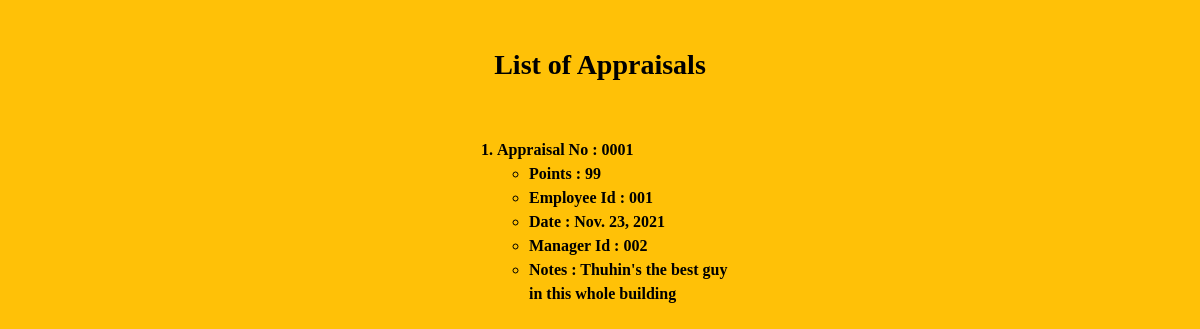
/dispappr, run on an earlier commit of the app's database.
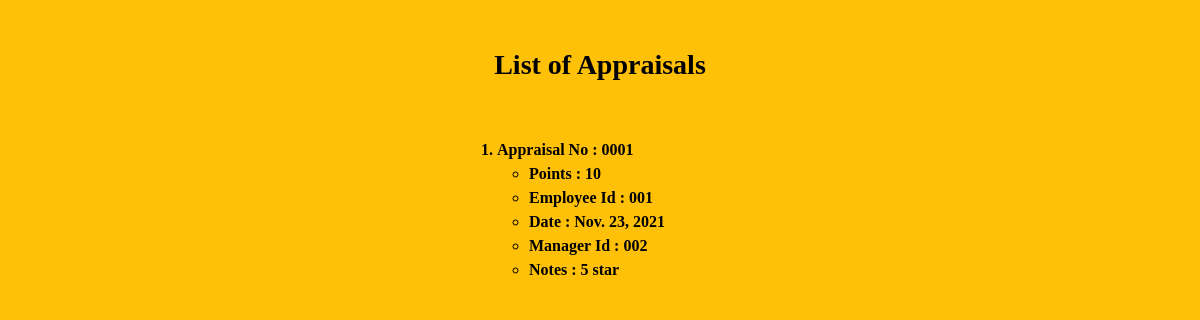
And on a later commit of the database.
### users/models.py (models this page shows, shortened)
class myuser(models.Model):
    Username = models.CharField(max_length=15)
    Name = models.CharField(max_length=25)
    Email = models.EmailField(max_length=100)
    Password = models.CharField(max_length=15)
    Age = models.CharField(max_length=2)
    Designation = models.CharField(max_length=15)
    Role = models.CharField(max_length=15)
    EmployeeNo = models.CharField(max_length=15)

class appraisal(myuser):
    appr_no = models.CharField(max_length=6)
    appr_text = models.CharField(max_length=300)
    appr_pts = models.CharField(max_length=2)
    date_of_appr = models.DateField()
    magr_id = models.CharField(max_length=15)

class myuser(models.Model):
    Username = models.CharField(max_length=15)
    Name = models.CharField(max_length=25)
    Email = models.EmailField(max_length=100)
    Password = models.CharField(max_length=15)
    Age = models.CharField(max_length=2)
    Designation = models.CharField(max_length=15)
    Role = models.CharField(max_length=15)
    EmployeeNo = models.CharField(max_length=15)

### users/views.py (the view)
# urls.py: path("dispappr", views.disp_appr, name="disp_appr"),
@csrf_exempt
def disp_appr(request):
    apprs=[]
    qs = appraisal.objects.all()
    for i in qs:
        apprs.append(i)
    return render(request, 'DispAppr.html', {'apprs':apprs})

### users/templates/DispAppr.html (shortened to what this page needs)
<!doctype html>
<html lang="en">
  <head>
    <link href="https://cdn.jsdelivr.net/npm/bootstrap@5.1.2/dist/css/bootstrap.min.css" rel="stylesheet">
  </head>
  <body class="container-fluid bg-warning">
    <br><br>
    <center><h3 style="color:black; font-weight: bold; font-family: Josefin Sans"> List of Appraisals </h3></center>
    <br><br>
    <div class="container-sm" style="width: 25%; color: black; font-weight: bolder; font-family: Josefin Sans;">
    <ol>
    {% for i in apprs %}
    <li>
      Appraisal No : {{ i.appr_no }}
      <ul>
        <li>Points : {{ i.appr_pts }}</li>
        <strong><li>Employee Id : {{ i.EmployeeNo }}</li></strong>
        <strong><li>Date : {{ i.date_of_appr }}</li></strong>
        <strong><li>Manager Id : {{ i.magr_id }}</li></strong>
        <li>Notes : {{ i.appr_text }}</li>
      </ul>
    </li>
    <br>
    {% endfor %}
    </ol>
    </div>
  </body>
</html>

What changed in the data, as far as the page shows it:
removed appraisal: appr_no "0001", appr_pts "99", EmployeeNo "001", date_of_appr "Nov. 23, 2021", magr_id "002", appr_text "Thuhin's the best guy in this whole building"
added appraisal: appr_no "0001", appr_pts "10", EmployeeNo "001", date_of_appr "Nov. 23, 2021", magr_id "002", appr_text "5 star"
